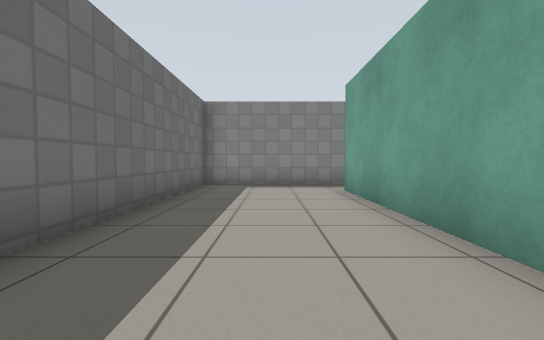
view 1 (above)

22 first-person views from a walk through a world built for the Gazebo simulator. The camera is 0.72 m above the floor, tilts 2° down and sees 90° across. The floor is counted in squares, 1 m on a side. Each view is taken from the middle of a square. On the plan, view 1 faces up. The plan holds only what a view shows up to about 9 squares ahead; the rest is blank. Gazebo's built-in surfaces are drawn with simple patterns.

view 2
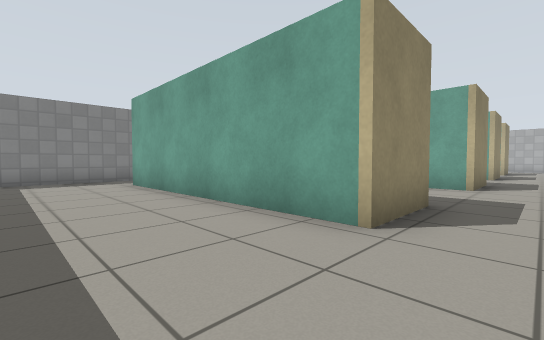

view 3
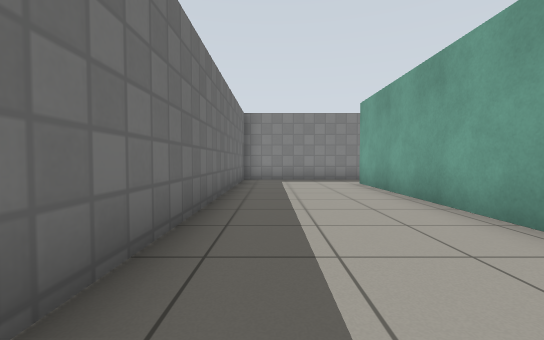

view 4
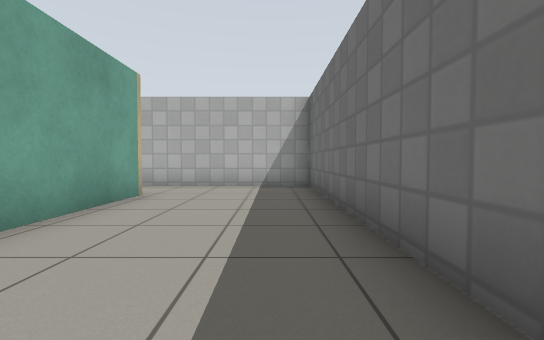

view 5
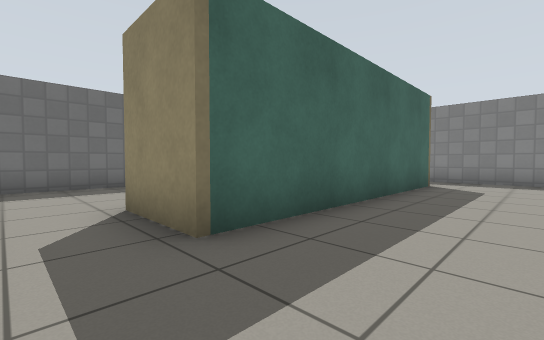

view 6
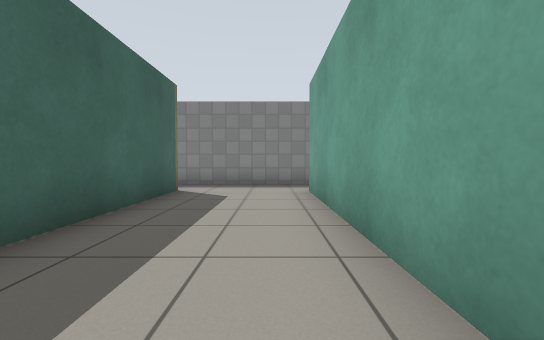

view 7
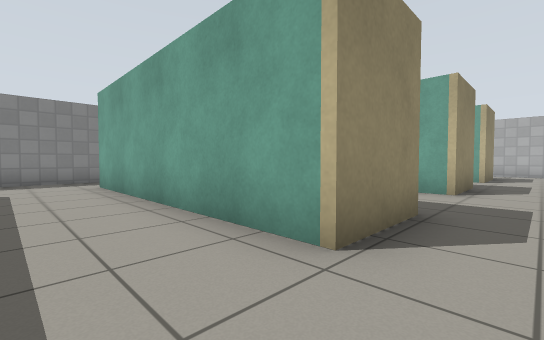

view 8
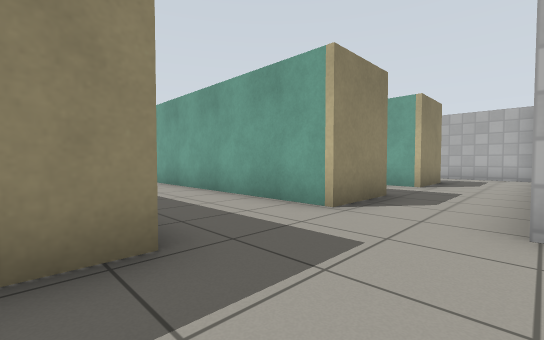

view 9
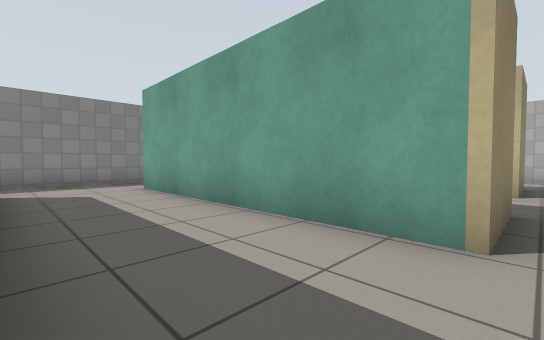

view 10
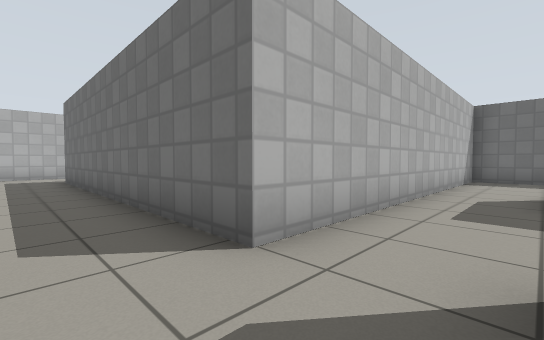

view 11
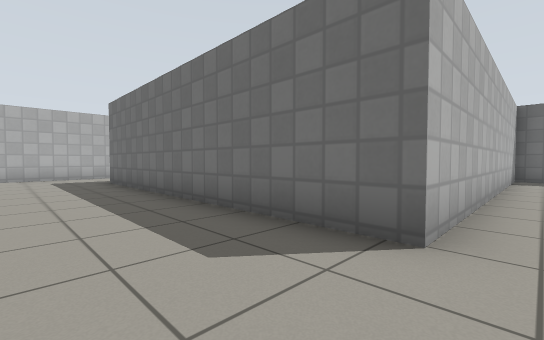

view 12
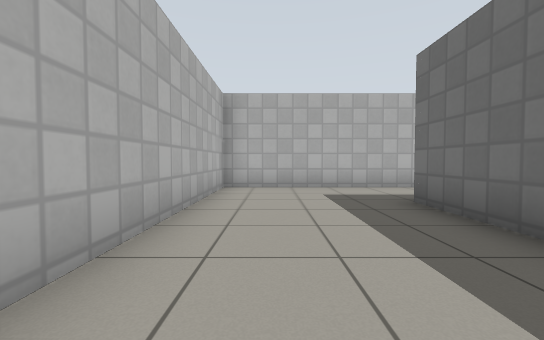

view 13
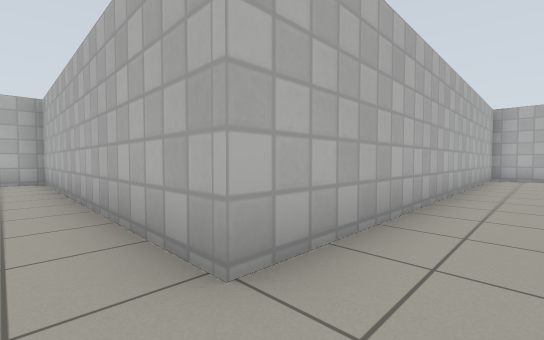

view 14
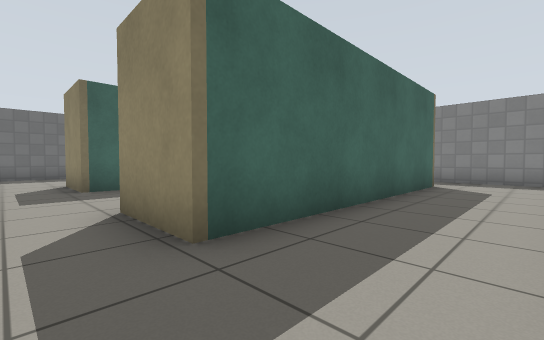

view 15
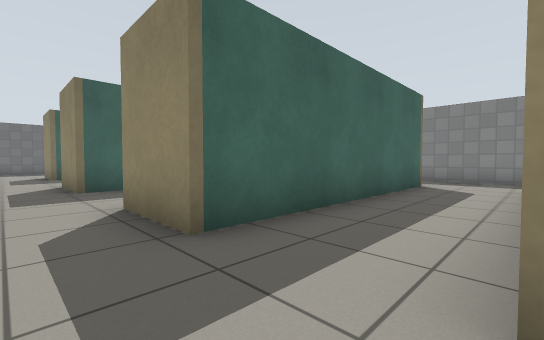

view 16
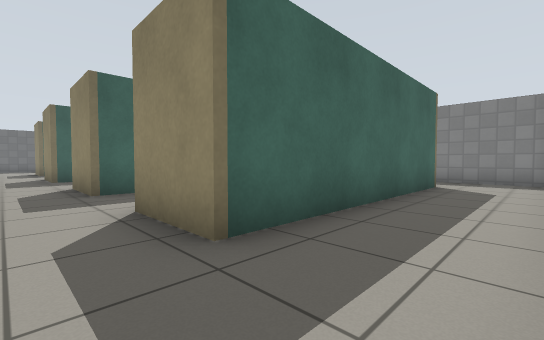

view 17
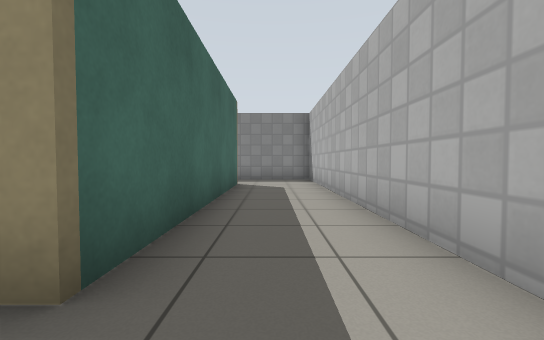

view 18
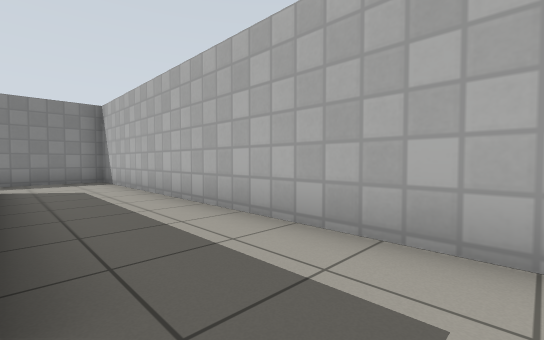

view 19
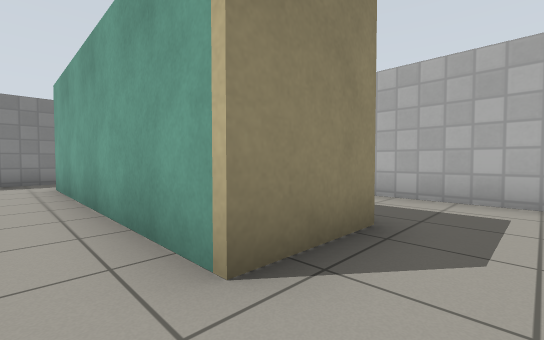

view 20
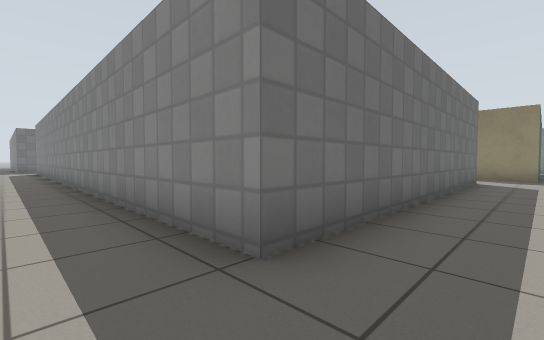

view 21
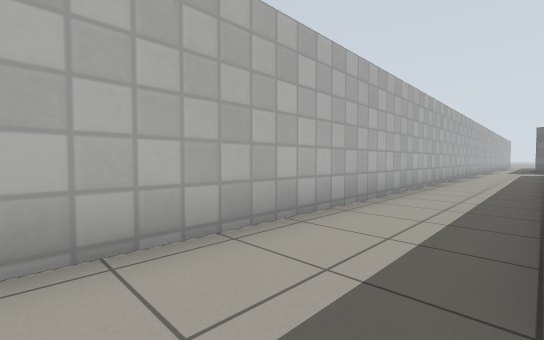

view 22
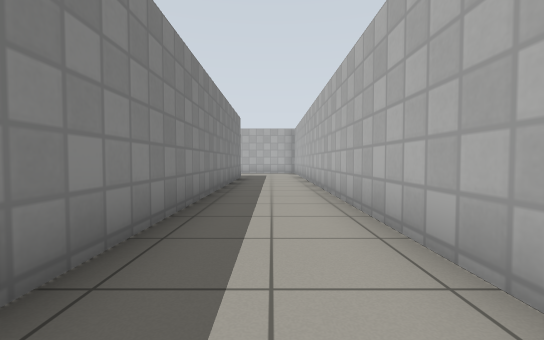

### Floor plan
Ten units are one square. View 1 is at (0, 0); x grows to the right and y downward. Boxes are objects, and circles mark ways between rooms. Rooms are numbered by the first view taken in them; rooms with no view inside come last. Other rooms are left out.
<svg viewBox="-33 -88 242 236">
<path fill="none" stroke="#000" d="M17 8 17 -66M15 -83 -20 -83 -20 27 14 27M69 8 69 -65M37 -66 37 8 17 8M14 27 66 27M65 -83 15 -83M66 27 76 27 76 117 -28 117M136 8 116 8 116 -64M89 -65 89 8 69 8M134 -83 65 -83M-28 143 113 143 113 29 135 29M136 -64 136 8M135 29 204 29 204 -83 134 -83M179 -64 179 7 159 7 159 -64"/>
<circle cx="25" cy="-70" r="3" fill="#2a7"/>
<circle cx="25" cy="15" r="3" fill="#2a7"/>
<circle cx="70" cy="-70" r="3" fill="#2a7"/>
<circle cx="70" cy="20" r="3" fill="#2a7"/>
<circle cx="125" cy="-70" r="3" fill="#2a7"/>
<circle cx="125" cy="15" r="3" fill="#2a7"/>
<text x="0" y="-30">1</text>
<text x="50" y="-20">2</text>
<text x="90" y="50">3</text>
<text x="150" y="-20">4</text>
</svg>
Room 1 opens to room 2. Room 2 opens to room 3. Room 3 opens to room 4.

Where each view was taken, in squares from view 1:
view 1: 0 up, 0 right, facing up
view 2: 2 down, 1 left, facing up-right
view 3: 2 down, 1 left, facing up
view 4: 5 up, 1 left, facing down
view 5: 2 down, 6 right, facing up-left
view 6: 0 up, 6 right, facing up
view 7: 2 down, 5 right, facing up-right
view 8: 3 down, 8 right, facing up-right
view 9: 1 down, 9 right, facing up-right
view 10: 1 down, 9 right, facing down-left
view 11: 2 down, 10 right, facing down-left
view 12: 7 down, 10 right, facing down
view 13: 2 down, 10 right, facing down-right
view 14: 2 down, 11 right, facing up-left
view 15: 2 down, 16 right, facing up-left
view 16: 2 down, 20 right, facing up-left
view 17: 2 down, 19 right, facing up
view 18: 2 down, 18 right, facing up-right
view 19: 2 down, 15 right, facing up-right
view 20: 13 down, 9 right, facing up-left
view 21: 12 down, 9 right, facing down-left
view 22: 13 down, 4 left, facing right
